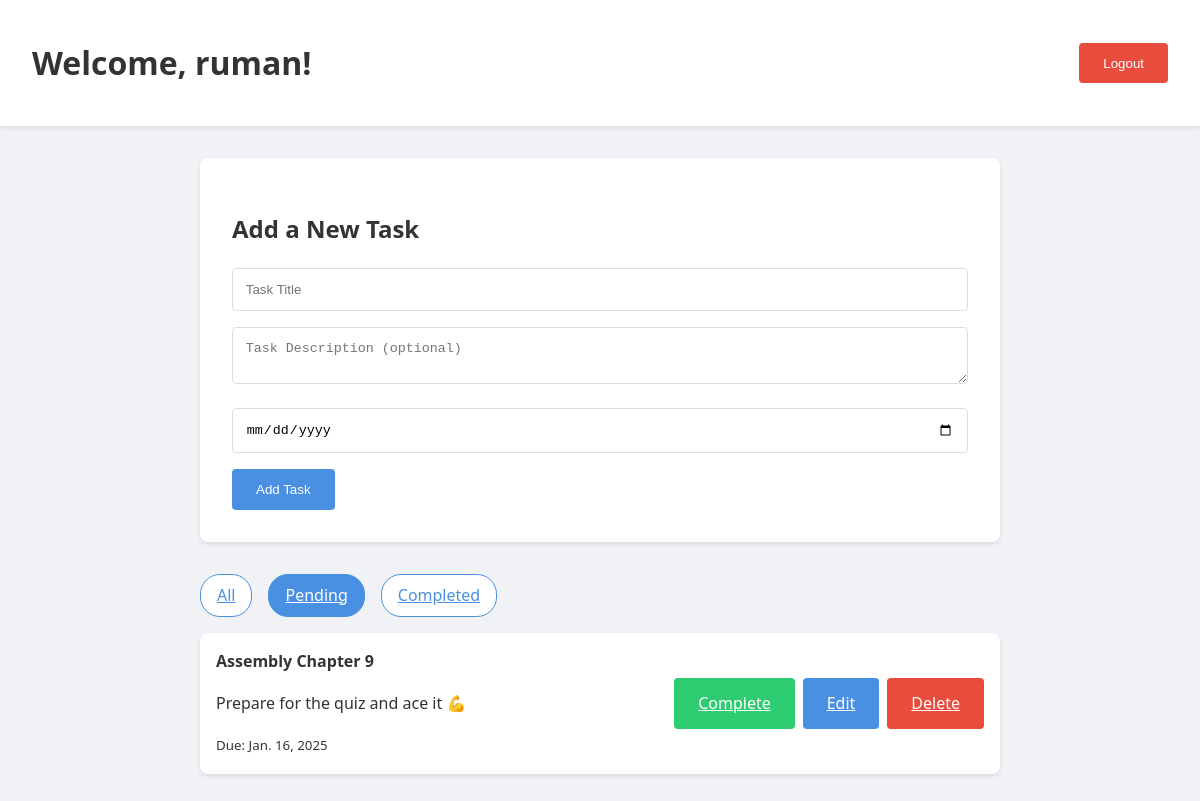
Screenshot of /todo/?filter=pending (signed in) with the database file from the repository.
### todo/models.py (models this page shows, shortened)
class Task(models.Model):
    user = models.ForeignKey(User, on_delete=models.CASCADE)  # Associate task with a user
    title = models.CharField(max_length=255)
    description = models.TextField(blank=True, null=True)
    completed = models.BooleanField(default=False)
    due_date = models.DateField(null=True, blank=True)
    created_at = models.DateTimeField(auto_now_add=True)

### todo/views.py (the view, shortened to what this page needs)
# urls.py: path('', views.index, name='index'),
@login_required
def index(request):
    if not request.user.is_authenticated:
        return redirect('todo:login')
    filter_type = request.GET.get('filter', 'all')
    tasks = Task.objects.filter(user=request.user)
    if filter_type == 'completed':
        tasks = tasks.filter(completed=True)
    elif filter_type == 'pending':
        tasks = tasks.filter(completed=False)
    return render(request, 'todo/index.html', {'tasks': tasks, 'filter_type': filter_type})

### todo/templates/todo/index.html (shortened to what this page needs)
<!DOCTYPE html>
<html>
<head>
    {% load static %}
    <link rel="stylesheet" href="{% static 'todo/style.css' %}">
</head>
<body>
    <div class="header">
        <h1>Welcome, {{ user.username }}!</h1>
        <form method="post" action="{% url 'todo:logout' %}" style="display: inline;">
            <button type="submit" class="btn btn-danger">Logout</button>
        </form>
    </div>
    <div class="container">
        <div class="task-form">
            <h2>Add a New Task</h2>
            <form method="POST">
                <input type="text" name="title" placeholder="Task Title" required>
                <textarea name="description" placeholder="Task Description (optional)"></textarea>
                <input type="date" name="due_date">
                <button type="submit" class="btn btn-primary">Add Task</button>
            </form>
        </div>
        <div class="filters">
            <a href="?filter=all" class="filter-btn {% if filter_type == 'all' %}active{% endif %}">All</a>
            <a href="?filter=pending" class="filter-btn {% if filter_type == 'pending' %}active{% endif %}">Pending</a>
            <a href="?filter=completed" class="filter-btn {% if filter_type == 'completed' %}active{% endif %}">Completed</a>
        </div>
        <ul class="task-list">
            {% for task in tasks %}
                <li class="task-item">
                    <div class="task-content">
                        <strong>{{ task.title }}</strong>
                        {% if task.description %}<p>{{ task.description }}</p>{% endif %}
                        {% if task.due_date %}<small>Due: {{ task.due_date }}</small>{% endif %}
                    </div>
                    <div class="task-actions">
                        {% if task.completed %}
                            <span class="badge badge-completed">Completed</span>
                        {% else %}
                            <a href="{% url 'todo:complete_task' task.id %}" class="btn btn-success">Complete</a>
                        {% endif %}
                        <a href="{% url 'todo:edit_task' task.id %}" class="btn btn-primary">Edit</a>
                        <a href="{% url 'todo:delete_task' task.id %}" class="btn btn-danger">Delete</a>
                    </div>
                </li>
            {% empty %}
                <li class="task-item">No tasks yet!</li>
            {% endfor %}
        </ul>
    </div>
</body>
</html>

### todo/static/todo/style.css (style rules this page uses)
:root { --primary-color: #4a90e2; --secondary-color: #f5f5f5; --text-color: #333; --danger-color: #e74c3c; --success-color: #2ecc71; }
body { font-family: 'Segoe UI', Arial, sans-serif; line-height: 1.6; margin: 0; padding: 0; background-color: #f0f2f5; color: var(--text-color); }
.container { max-width: 800px; margin: 2rem auto; padding: 0 20px; }
.header { background-color: white; padding: 1rem 2rem; box-shadow: 0 2px 4px rgba(0,0,0,0.1); margin-bottom: 2rem; display: flex; justify-content: space-between; align-items: center; }
.task-form { background: white; padding: 2rem; border-radius: 8px; box-shadow: 0 2px 4px rgba(0,0,0,0.1); margin-bottom: 2rem; }
.task-list { list-style: none; padding: 0; }
.task-item { background: white; padding: 1rem; margin-bottom: 1rem; border-radius: 8px; box-shadow: 0 2px 4px rgba(0,0,0,0.1); display: flex; justify-content: space-between; align-items: center; }
.task-content { flex-grow: 1; }
.task-actions { display: flex; gap: 0.5rem; }
input[type="text"], input[type="password"], input[type="date"], textarea { width: 100%; padding: 0.8rem; margin-bottom: 1rem; border: 1px solid #ddd; border-radius: 4px; box-sizing: border-box; }
.btn { padding: 0.8rem 1.5rem; border: none; border-radius: 4px; cursor: pointer; font-weight: 500; transition: opacity 0.2s; }
.btn-primary { background-color: var(--primary-color); color: white; }
.btn-danger { background-color: var(--danger-color); color: white; }
.btn-success { background-color: var(--success-color); color: white; }
.filters { margin-bottom: 1rem; display: flex; gap: 1rem; }
.filter-btn { padding: 0.5rem 1rem; border: 1px solid var(--primary-color); border-radius: 20px; color: var(--primary-color); background: white; cursor: pointer; }
.filter-btn.active { background: var(--primary-color); color: white; }

### rows the page displays
Task: title "Assembly Chapter 9", description "Prepare for the quiz and ace it 💪", due_date "Jan. 16, 2025", completed "Complete"

### other values shown
{{ user.username }} "ruman"
